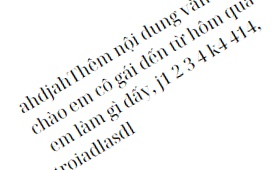
#> input picture corrected_image.jpg, 278 x 170 px
$ python -i Image_Processing.py   (imports and definitions only)
#> lines starting #> are read from the running program, lines starting #| are printed output that depends on the picture; after the words box and inside, x2 and y2 are one past the last pixel; in counts of white or black regions, pixels touching at a corner belong together
#DPL302M/OCR project/Image_Processing.py

import cv2
import numpy as np

"""
    Argument:
        def preprocess_image
            - input 'raw_image': image's path
            - return 'normalized': image after processing
"""

def preprocess_image(raw_image):
    # Load an image
#> called with raw_image = '../corrected_image.jpg'
    image = cv2.imread(raw_image)
#> image is the input picture: shape (170, 278, 3); mean B, G, R 243.7, 244.1, 243.9
    height = image.shape[0]
#> height = 170
    width = image.shape[1]
#> width = 278

    image = cv2.resize(image,(int(118/height*width),118))
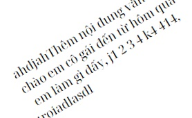
#> image: shape (118, 192, 3); mean B, G, R 243.6, 244, 243.8

    #convert Grayscale
    gray_img = cv2.cvtColor(image, cv2.COLOR_BGR2GRAY)

    #Apply blur
    blurred  = cv2.GaussianBlur(gray_img, (5,5), 0)
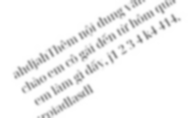
#> blurred: shape (118, 192); min 134, max 255, mean 243.9

    # Perform thresholding to create a binary image
    _, thresh = cv2.threshold(blurred, 0, 255, cv2.THRESH_BINARY + cv2.THRESH_OTSU)
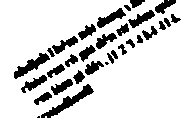
#> thresh: shape (118, 192); 84.5% white; 31 black regions (2 under 20 px), largest, box (x1, y1, x2, y2) and area: (41, 84, 94, 118) 423, (14, 53, 50, 79) 323, (97, 8, 126, 28) 230

    # Optionally, perform morphological operations to further clean the image
    kernel = np.ones((3, 3), np.uint8)
    morphed = cv2.morphologyEx(thresh, cv2.MORPH_CLOSE, kernel)
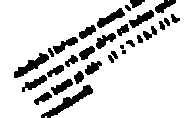
#> morphed: shape (118, 192); 85.3% white; 30 black regions (2 under 20 px), largest, box (x1, y1, x2, y2) and area: (41, 85, 93, 118) 416, (14, 53, 49, 78) 310, (97, 8, 125, 28) 221

    #normalized image
    normalized = morphed/255

    return normalized

>>> result = preprocess_image('../corrected_image.jpg')
